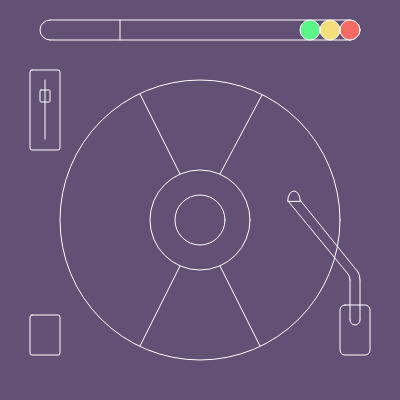
Frame 1 (no input)
Frame 60 (no input): identical to frame 1, image omitted
Frame 120 (the mouse pressed at the canvas centre since frame 60): identical to frame 1, image omitted

The p5.js sketch that drew this single still picture (run headless with seeded random() and noise() and a simulated clock; from frame 60 on, the mouse is pressed at the canvas centre):

// p5.js sketch
// ── sketch.js
function preload(){
  // preload assets
}

function setup() {
  createCanvas(400, 400);
}

function draw() {
  background('#625075');

  //Point(200,200);

  stroke('white');
  strokeWeight(1);
  fill('rgba(0,0,0,0)')
  
  //kreise
  
  circle(200, 220, 280);
  
  circle(200, 220, 50);
  //fill('rgba(100,100,100,0.5)')
  circle(200, 220, 100);

      //arm
      rect(340, 305, 30, 50, 5);
      line(350,320,350,280)
      line(360,320,360,280)

      arc(
        355, 320,
        10, 10,
        Math.PI / 180 * 0,
        Math.PI / 180 * 180,
        OPEN
      );

      arc(
        345, 280,
        10, 15,
        Math.PI / 180 * 300,
        Math.PI / 180 * 0,
        OPEN
      );

      arc(
        355, 280,
        10, 20,
        Math.PI / 180 * 290,
        Math.PI / 180 * 0,
        OPEN
      );

      line(358,272,300,200)
      line(348,274,288,201)

      arc(
        294, 201,
        12.5, 20,
        Math.PI / 180 * 180,
        Math.PI / 180 * 0,
        CHORD
      );

      rect(30, 315, 30, 40, 2);  
      rect(30, 70, 30, 80, 2);
      line(45,80,45,139)
      rect(40,90,10,12,1)
  
  //diagonalen
  line(180,266,140,346)
  line(220,174,262,95)

  line(220,266,260,346)
  line(180,174,140,94)


  //top bar
        line(50,20,350,20)
        line(50,40,350,40)

        //linker Bogen
        arc(
          50, 30,
          20, 20,
          Math.PI / 180 * 90,
          Math.PI / 120 * 180,
          OPEN
        );

        //rechter Bogen
        arc(
          350, 30,
          20, 20,
          Math.PI / 120 * 180,
          Math.PI / 180 * 90,
          
          OPEN
        );

        //drei kreise oben
        fill('#F56A63')
        circle(350,30,20)
        fill('#F5DF7A')
        circle(330,30,20)
        fill('#5CF588')
        circle(310,30,20)

        line(120,20,120,40)

        

      }
